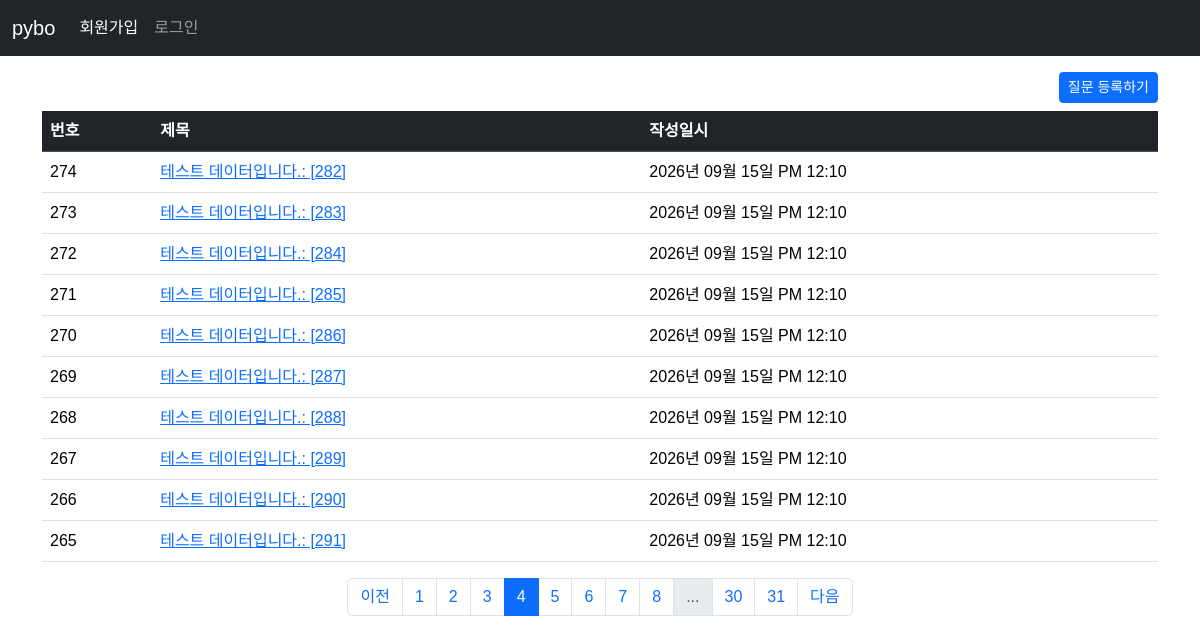
The app's page /question/list?page=4 with its own data.
### pybo/models.py (models this page shows)
class Question(db.Model):
    id = db.Column(db.Integer, primary_key=True)
    subject = db.Column(db.String(200), nullable=False)
    content = db.Column(db.Text, nullable=False)
    create_date = db.Column(db.DateTime, nullable=False)

### pybo/views/question_views.py (the view)
@bp.route('/list')
def _list():
    page = request.args.get('page', 1, type=int) #url parameter ?page=1
    question_list = Question.query.order_by(Question.create_date.desc())
    question_list = question_list.paginate(page=page, per_page=10)
    return render_template('question/question_list.html', question_list=question_list)

### pybo/fillter.py (called while the page is built)
def format_datetime(value, fmt='%Y년 %m월 %d일 %p %I:%M'):
    return value.strftime(fmt)

### pybo/templates/question/question_list.html (shortened to what this page needs)
{% extends 'base.html' %}
{% block content %}
<div class="container my-3">
    <div class="text-end">
        <a href="{{ url_for('question.create') }}" class="btn btn-primary btn-sm mb-2">질문 등록하기</a>
    </div>
    <table class="table table-hover">
      <thead>
        <tr class="table-dark">
            <th>번호</th>
            <th>제목</th>
            <th>작성일시</th>
        </tr>
      </thead>
      <tbody>
        {% if question_list.items %}
        {% for question in question_list.items %}
        <tr>
            <td>{{ question_list.total - ((question_list.page-1)*question_list.per_page) - loop.index0 }} </td>
          <td>
              <a href="{{ url_for('question.detail', question_id=question.id) }}">{{question.subject}}</a>
          </td>
          <td>{{ question.create_date | datetime }}</td>
        </tr>
        {% endfor %}
        {% else %}
        <tr>
            <td colspan="3">질문이 없습니다.</td>
        </tr>
        {% endif %}
      </tbody>
    </table>
    <nav aria-label="...">
  <ul class="pagination justify-content-center" >
      {% if question_list.has_prev %}
    <li class="page-item"><a href="?page={{ question_list.prev_num }}" class="page-link">이전</a></li>
      {% else %}
    <li class="page-item disabled">
      <a href="javascript:void (0)" class="page-link" aria-disabled="true">이전</a></li>
      {% endif %}
      {% for page_num in question_list.iter_pages() %}
      {% if page_num %}
      {% if page_num !=question_list.page %}
    <li class="page-item"><a class="page-link" href="?page={{ page_num }}">{{ page_num }}</a></li>
      {% else %}
    <li class="page-item active">
      <a class="page-link" href="javascript:void(0)" aria-current="page">{{ page_num }}</a>
    </li>
      {% endif %}
      {% else %}
    <li class="page-item disabled"><a class="page-link" href="javascript:void(0)">...</a></li>
      {% endif %}
      {% endfor %}
      {% if question_list.has_next %}
    <li class="page-item"><a class="page-link" href="?page={{ question_list.next_num }}">다음</a></li>
      {% else %}
    <li class="page-item disabled"><a class="page-link" href="javascript:void(0)">다음</a></li>
      {% endif %}
  </ul>
</nav>
</div>
{% endblock %}

### pybo/static/style.css (style rules this page uses)
body { font-family: "Noto Sans KR", sans-serif; font-weight: 400; }

### records on screen
Question: total "274", subject "테스트 데이터입니다.: [282]", create_date "2026년 09월 15일 PM 12:10"
Question: total "273", subject "테스트 데이터입니다.: [283]", create_date "2026년 09월 15일 PM 12:10"
Question: total "272", subject "테스트 데이터입니다.: [284]", create_date "2026년 09월 15일 PM 12:10"
Question: total "271", subject "테스트 데이터입니다.: [285]", create_date "2026년 09월 15일 PM 12:10"
Question: total "270", subject "테스트 데이터입니다.: [286]", create_date "2026년 09월 15일 PM 12:10"
Question: total "269", subject "테스트 데이터입니다.: [287]", create_date "2026년 09월 15일 PM 12:10"
Question: total "268", subject "테스트 데이터입니다.: [288]", create_date "2026년 09월 15일 PM 12:10"
Question: total "267", subject "테스트 데이터입니다.: [289]", create_date "2026년 09월 15일 PM 12:10"
Question: total "266", subject "테스트 데이터입니다.: [290]", create_date "2026년 09월 15일 PM 12:10"
Question: total "265", subject "테스트 데이터입니다.: [291]", create_date "2026년 09월 15일 PM 12:10"

### other values on screen
{{ page_num }} "1" "2" "3" "5" "6" "7" "8" "30" "31"
{{ page_num }} "4"
